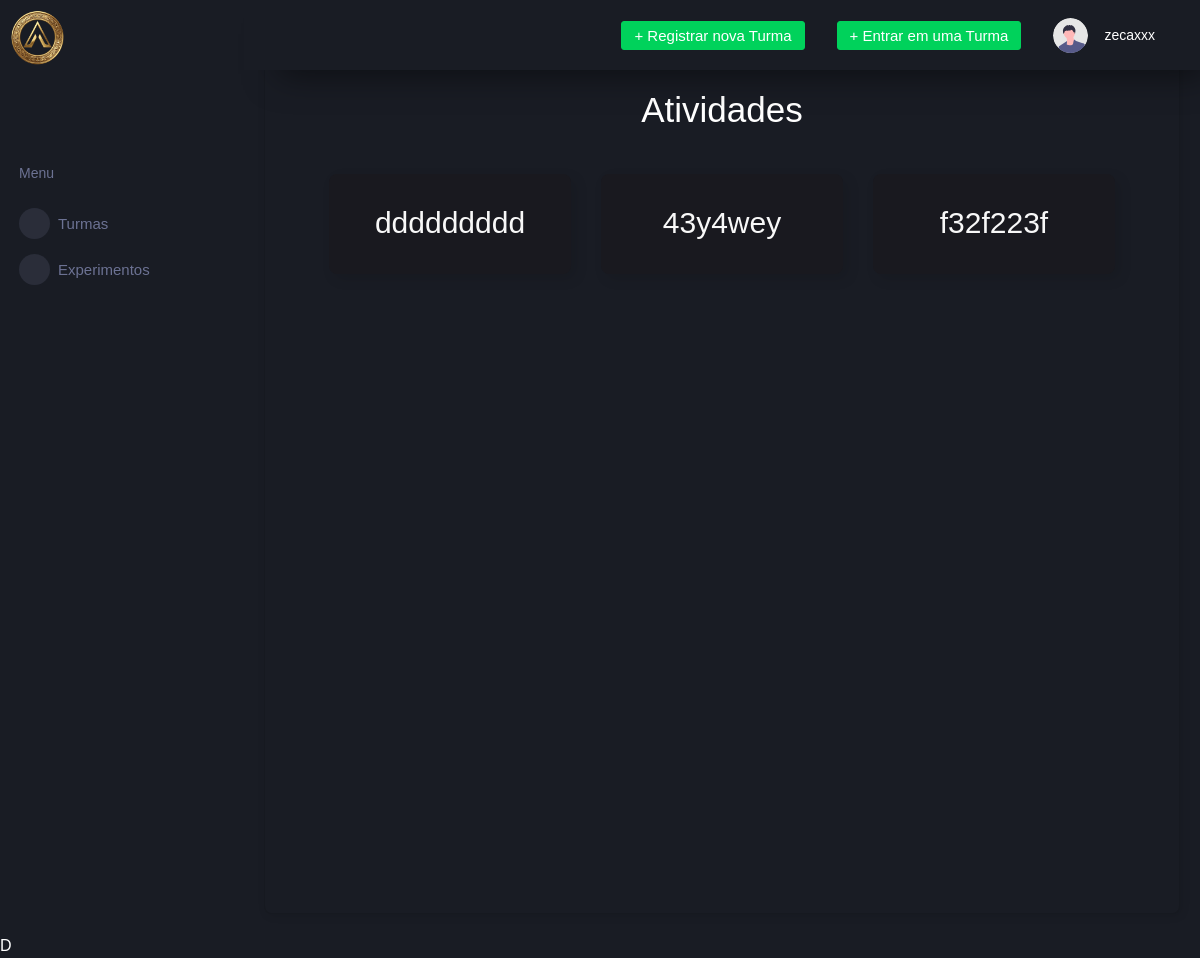
Screenshot of /atividades/read/1 (signed in) with the database file from the repository.
### atividades/models.py (models this page shows, shortened)
class Atividade(models.Model):
    titulo = models.CharField(max_length=100)
    decricao = models.TextField()
    experimento = models.ForeignKey(Experimento,related_name='atividades', on_delete=models.CASCADE)
    responsavel = models.ForeignKey(UsuarioTurma,related_name='atividades', on_delete=models.CASCADE, blank=True, null=True)

### atividades/views.py (the view)
# urls.py: path("read/<int:experimento_id>", views.read_atividade, name="read_atividade"),
@login_required
def read_atividade(request,experimento_id):
    experimento = get_object_or_404(Experimento, pk=experimento_id)
    atividade = Atividade.objects.filter(experimento = experimento)  # Usando o campo relacionado
    return render(request, 'turtem/atividade/read.html', {'atividades': atividade, 'experimento': experimento})

### templates/turtem/atividade/read.html
{% extends "turtem/base.html" %}
{% load static %}
{% block conteudo %}
<link rel="stylesheet" href="{% static 'meu_css/turma.css' %}">
<br>
<h1 style="text-align: center;">Atividades</h1>
<div class="main-panel">
    {% if atividades %}
        <div class="row">
            {% for atividade in atividades %}
                <div class="col-md-4" >
                    <div class="turma">
                        <a href="/atividades/detail/{{atividade.id}}" >
                            {{  atividade.titulo }}
                        </a>
                    </div>
                </div>
            {% endfor %}
        </div>
    {% else %}
        <p>Nenhuma atividade.</p>
    {% endif %}
</div>
{% endblock %}

### templates/turtem/_navbar.html (shortened to what this page needs)
{% load static %}
{% load permission_tags %}
{% block navbar %}
<nav class="navbar p-0 fixed-top d-flex flex-row">
  <div class="navbar-menu-wrapper flex-grow d-flex align-items-stretch">
    <button class="navbar-toggler navbar-toggler align-self-center" type="button" data-toggle="minimize">
      <span class="mdi mdi-menu"></span>
    </button>
    <ul class="navbar-nav w-100">
      {% if user|has_role:'professor'%}
    <ul class="navbar-nav navbar-nav-right">
      <li class="nav-item dropdown d-none d-lg-block">
        <a class="nav-link btn btn-success create-new-button" id="createbuttonDropdown" href="/turma/add">+ Registrar nova Turma</a>
      </li>
      <ul class="navbar-nav navbar-nav-right">
        <li class="nav-item dropdown d-none d-lg-block">
          <a class="nav-link btn btn-success create-new-button" id="createbuttonDropdown" href="/turma/entrar">+ Entrar em uma Turma</a>
        </li>
      {% else %}
      <ul class="navbar-nav navbar-nav-right">
        <li class="nav-item dropdown d-none d-lg-block">
          <a class="nav-link btn btn-success create-new-button" id="createbuttonDropdown" href="/turma/entrar">+ Entrar em uma Turma</a>
        </li>
      {% endif %}
      <li class="nav-item dropdown">
        <a class="nav-link" id="profileDropdown" href="#" data-toggle="dropdown">
          <div class="navbar-profile">
            <img class="img-xs rounded-circle" src="{% static 'img/undraw_profile.svg' %}" alt="">
            <p class="mb-0 d-none d-sm-block navbar-profile-name">{{user.username}}</p>
            <i class="mdi mdi-menu-down d-none d-sm-block"></i>
          </div>
        </a>
      </li>
    </ul>
  </div>
</nav>
{% endblock %}

### static/meu_css/turma.css (style rules this page uses)
.main-panel { padding: 20px; }
.col-md-4 { padding: 15px; }
.card a { text-decoration: none; color: #f8f8f8; padding: 16px; margin-top: 10px; font-size: 30px; }
.turma { box-shadow: 5px 5px 13px rgba(0, 0, 0, 0.1); background-color: rgb(25, 25, 31); display: flex; justify-content: center; border-radius: 8px; width: 100%; height: 100px; }

### rows the page displays
Atividade: titulo "ddddddddd"
Atividade: titulo "43y4wey"
Atividade: titulo "f32f223f"

### other values shown
{{ user.username }} "zecaxxx"
